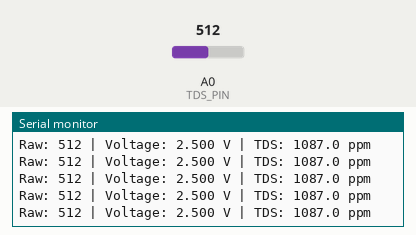
Simulated run of this sketch. Board: Arduino Nano, built with avr-gcc and run on an emulated ATmega328P. Shown: the last lines printed to the serial monitor. The test bench sets the inputs (shaded band); at power-on: A0 (TDS_PIN) = 512.

Above: at 1.2 s.
1.3 s: A0 (TDS_PIN) set to 479
At 1.32 s:
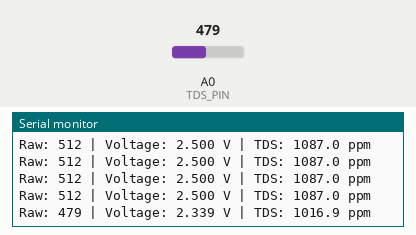
4.3 s: A0 (TDS_PIN) set to 463
At 4.37 s:
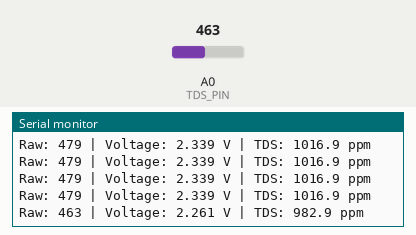
Timing chart, 0 to 7.3 s (numbered marks = the images above; inputs shaded):
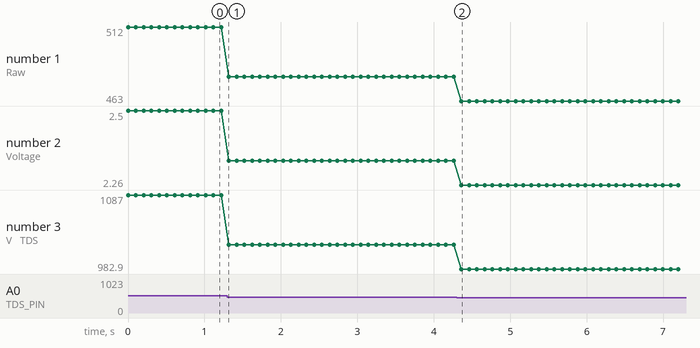

The sketch:

sketch_jul20a.ino
```cpp
const int TDS_PIN = A0;

// Sensor specs
const float VREF = 5.0;           // Arduino Nano uses 5V as ADC reference
const float TDS_VOLTAGE_MAX = 2.3; // Max output voltage from sensor
const int ADC_RESOLUTION = 1024;  // 10-bit ADC

void setup() {
  Serial.begin(9600);
}

void loop() {
  int analogValue = analogRead(TDS_PIN);
  float voltage = analogValue * (VREF / ADC_RESOLUTION); // Convert to voltage

  // Voltage is in range 0–2.3V
  // TDS sensor typically uses: TDS (ppm) = (voltage / 2.3V) * 1000
  float tds = (voltage / TDS_VOLTAGE_MAX) * 1000.0;

  Serial.print("Raw: ");
  Serial.print(analogValue);
  Serial.print(" | Voltage: ");
  Serial.print(voltage, 3);
  Serial.print(" V | TDS: ");
  Serial.print(tds, 1);
  Serial.println(" ppm");

  delay(100); // 1 reading per second
}
```

Measured:
- after the input at 1.3 s, the serial monitor: prints a new line at once (image 1)
- after the input at 4.3 s, the serial monitor: prints a new line after 0.06 s (image 2)
- plotted number 1: 512 → 479 after the input at 1.3 s, 479 → 463 after the input at 4.3 s
- plotted number 2: 2.5 → 2.34 after the input at 1.3 s, 2.34 → 2.26 after the input at 4.3 s
- plotted number 3: 1087 → 1016.9 after the input at 1.3 s, 1016.9 → 982.9 after the input at 4.3 s
